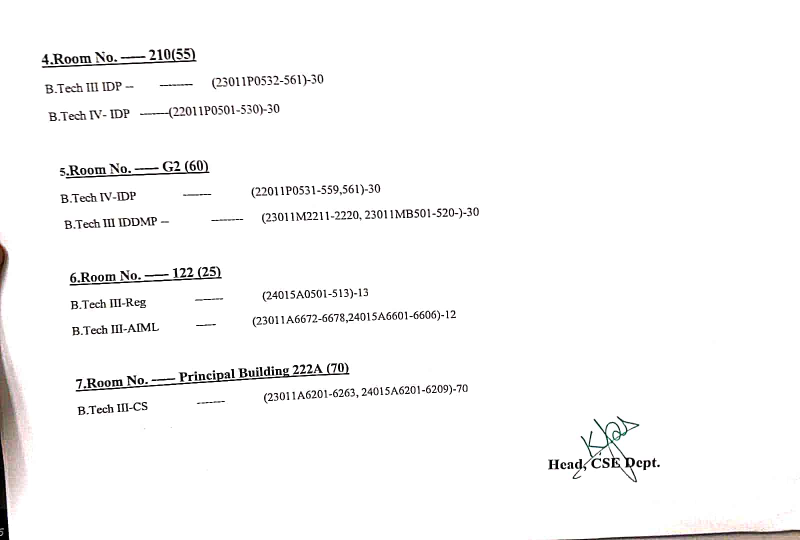
#> input picture extractor/scanned.jpeg, 1599 x 1080 px (shown at 1/2 size)
$ python main.py
#> lines starting #> are read from the running program, lines starting #| are printed output that depends on the picture; after the words box and inside, x2 and y2 are one past the last pixel; in counts of white or black regions, pixels touching at a corner belong together; long printed decimals are rounded
### extractor/sign_extractor.py


import cv2
import matplotlib.pyplot as plt
from skimage import measure, morphology
from skimage.color import label2rgb
from skimage.measure import regionprops
import numpy as np

# the parameters are used to remove small size connected pixels outliar
constant_parameter_1 = 84
constant_parameter_2 = 250
constant_parameter_3 = 100

# the parameter is used to remove big size connected pixels outliar
constant_parameter_4 = 18

# read the input image
img = cv2.imread('scanned.jpeg', 0)
if img is None:
    print("❌ Image not found")
    exit()
img = cv2.threshold(img, 127, 255, cv2.THRESH_BINARY)[1]  # ensure binary
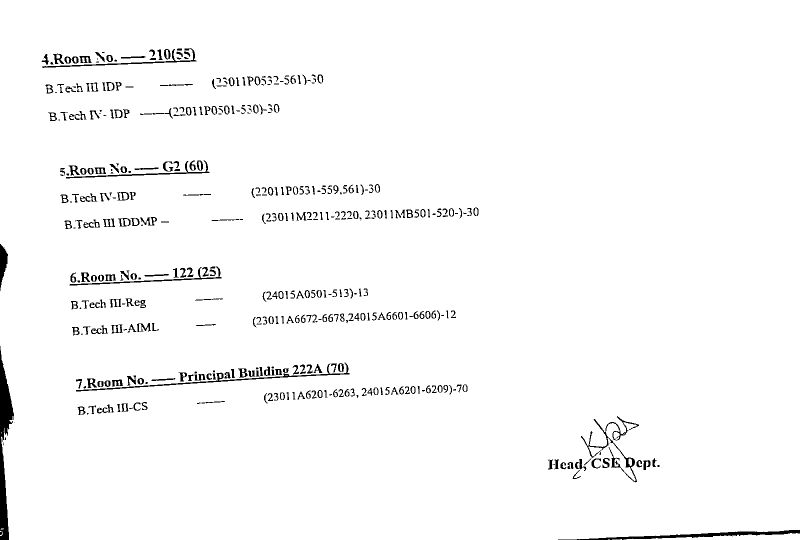
#> img: shape (1080, 1599) (shown at 1/2 size); 97.6% white; 448 black regions (97 under 20 px), largest, box (x1, y1, x2, y2) and area: (0, 692, 28, 1080) 4969, (1116, 1060, 1599, 1080) 2529, (152, 725, 699, 783) 1807

# connected component analysis by scikit-learn framework
blobs = img > img.mean()
blobs_labels = measure.label(blobs, background=1)
#> blobs_labels: shape (1080, 1599) int32; 449 distinct labels, from 0 to 448
image_label_overlay = label2rgb(blobs_labels, image=img)
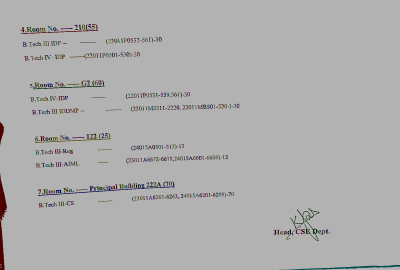
#> image_label_overlay: shape (1080, 1599, 3) float64 (shown at 1/4 size); mean R, G, B 0.687, 0.686, 0.686

fig, ax = plt.subplots(figsize=(10, 6))

'''
# plot the connected components (for debugging)
ax.imshow(image_label_overlay)
ax.set_axis_off()
plt.tight_layout()
plt.show()
'''

the_biggest_component = 0
total_area = 0
counter = 0
average = 0.0
for region in regionprops(blobs_labels):
    if (region.area > 10):
        total_area = total_area + region.area
        counter = counter + 1
    # print region.area # (for debugging)
    # take regions with large enough areas
    if (region.area >= 250):
        if (region.area > the_biggest_component):
            the_biggest_component = region.area
#> this loop made 448 passes
#> (total_area, the_biggest_component) on pass 1: (1059, 1059)
#> after the loop, counter = 424; the_biggest_component = 4969; total_area = 41978

average = (total_area/counter)
#> average = 99
print("the_biggest_component: " + str(the_biggest_component))
#| the_biggest_component: 4969.0
print("average: " + str(average))
#| average: 99.005

# experimental-based ratio calculation, modify it for your cases
# a4_small_size_outliar_constant is used as a threshold value to remove connected outliar connected pixels
# are smaller than a4_small_size_outliar_constant for A4 size scanned documents
a4_small_size_outliar_constant = ((average/constant_parameter_1)*constant_parameter_2)+constant_parameter_3
#> a4_small_size_outliar_constant = 394.7
print("a4_small_size_outliar_constant: " + str(a4_small_size_outliar_constant))
#| a4_small_size_outliar_constant: 394.657

# experimental-based ratio calculation, modify it for your cases
# a4_big_size_outliar_constant is used as a threshold value to remove outliar connected pixels
# are bigger than a4_big_size_outliar_constant for A4 size scanned documents
a4_big_size_outliar_constant = a4_small_size_outliar_constant*constant_parameter_4
#> a4_big_size_outliar_constant = 7103.8
print("a4_big_size_outliar_constant: " + str(a4_big_size_outliar_constant))
#| a4_big_size_outliar_constant: 7103.824

# remove the connected pixels are smaller than a4_small_size_outliar_constant
pre_version = morphology.remove_small_objects(blobs_labels, a4_small_size_outliar_constant)
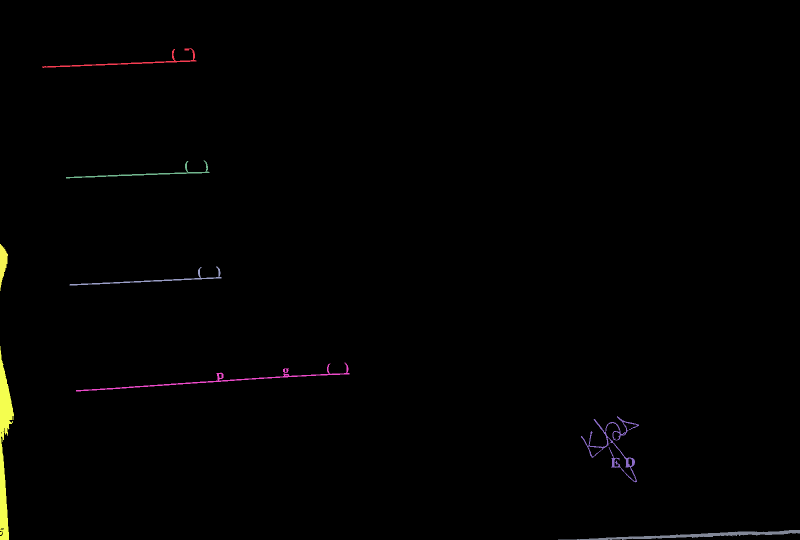
#> pre_version: shape (1080, 1599) int32 (shown at 1/2 size); 9 distinct labels, from 0 to 448; one colour per label, 0 black
# remove the connected pixels are bigger than threshold a4_big_size_outliar_constant
# to get rid of undesired connected pixels such as table headers and etc.
component_sizes = np.bincount(pre_version.ravel())
#> component_sizes = 449 values, max 1712141 at index 0, min 0 at index 2, mean 3846.1
too_small = component_sizes > (a4_big_size_outliar_constant)
too_small_mask = too_small[pre_version]
pre_version[too_small_mask] = 0
# save the the pre-version which is the image is labelled with colors
# as considering connected components
plt.imsave('pre_version.png', pre_version)
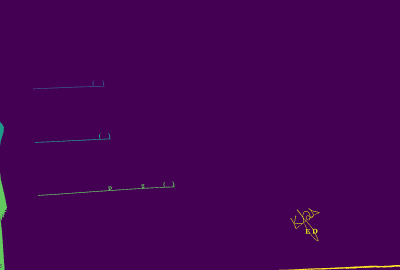
#> saved as pre_version.png: shape (1080, 1599, 3) (shown at 1/4 size); mean R, G, B 68.5, 2.5, 84

# read the pre-version
img = cv2.imread('pre_version.png', 0)
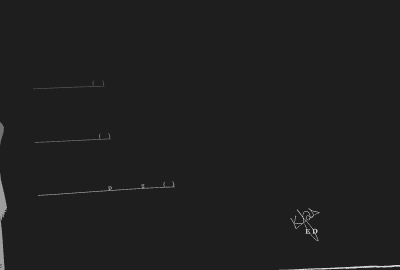
#> img: shape (1080, 1599) (shown at 1/4 size); min 30, max 215, mean 31.1
# ensure binary
img = cv2.threshold(img, 0, 255, cv2.THRESH_BINARY_INV | cv2.THRESH_OTSU)[1]
#> img: shape (1080, 1599); 99.3% white; 6 black regions, box (x1, y1, x2, y2) and area: (0, 692, 28, 1080) 4969, (1116, 1060, 1599, 1080) 2529, (152, 725, 699, 783) 1807, (1162, 832, 1278, 965) 1662, (139, 533, 443, 571) 969, (0, 488, 16, 582) 832
#> further down, source_image is the input picture: shape (1080, 1599, 3); mean B, G, R 248.4, 248.5, 248.8
# save the the result
cv2.imwrite("./outputs/output.png", img)

### extractor/dewapper.py

import cv2
import imutils
import numpy as np
from utils.transform import four_point_transform


def dewarp_book(image):
    """Fix and image warp (dewarp an image).

    Parameters
    ----------
    image : numpy ndarray
        The input image.

    Returns
    -------
    numpy ndarray
        The dewarped image.

    """
    # get input image ration to keep best output resolution quality
    ratio = image.shape[0] / 500.0
    # copy source image for filter operations
    orig = image.copy()
    # resize the input image
    image = imutils.resize(image, height=500)

    # convert rgb input image to grayscale
    gray = cv2.cvtColor(image, cv2.COLOR_BGR2GRAY)
    gray = cv2.GaussianBlur(gray, (5, 5), 0)
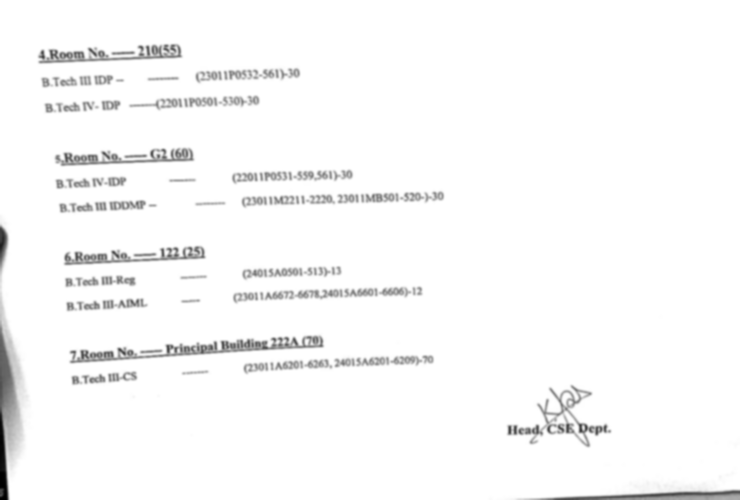
#> gray: shape (500, 740); min 0, max 255, mean 248.6

    # sigma parameter is used for automatic Canny edge detection
    sigma = 0.33

    # compute the median of the single channel pixel intensities
    v = np.median(image)
#> v = 255

    # apply automatic Canny edge detection using the computed median
    lower = int(max(0, (1.0 - sigma) * v))
#> lower = 170
    upper = int(min(255, (1.0 + sigma) * v))
#> upper = 255
    edged = cv2.Canny(image, lower, upper)
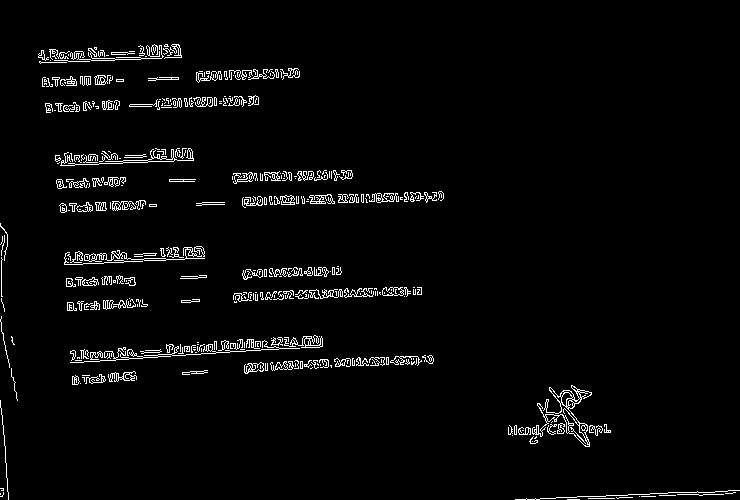
#> edged: shape (500, 740); 3% white in thin lines or dots

    # perform dilate morphological filter to connect teh image pixel points
    '''kernel = np.ones((5,5),np.uint8)
    edged = cv2.dilate(edged,kernel,iterations = 1)'''

    # find contours
    cnts = cv2.findContours(edged.copy(), cv2.RETR_LIST,
                            cv2.CHAIN_APPROX_SIMPLE)
#> cnts = 719 contours, 593 with area under 20; largest, box (x1, y1, x2, y2) and area: (532, 385, 592, 447) 670, (84, 247, 205, 262) 216, (60, 148, 194, 166) 216, (284, 335, 323, 348) 141, (382, 287, 404, 296) 140
    cnts = imutils.grab_contours(cnts)
    cnts = sorted(cnts, key=cv2.contourArea, reverse=True)[:5]
#> cnts = 5 contours; box (x1, y1, x2, y2) and area: (532, 385, 592, 447) 670, (84, 247, 205, 262) 216, (60, 148, 194, 166) 216, (284, 335, 323, 348) 141, (382, 287, 404, 296) 140
    # loop over the contours
    for c in cnts:
        peri = cv2.arcLength(c, True)
        approx = cv2.approxPolyDP(c, 0.02 * peri, True)

        if len(approx) == 4:
            screenCnt = approx
            break
#> this loop made 5 passes
#> peri on passes 1 to 5: 715.2, 462.9, 505.2, 242, 67.7
    # apply the four point transform for book dewarping
    warped = four_point_transform(orig, screenCnt.reshape(4, 2) * ratio)
    return warped

### extractor/color_correlation.py
"""Adjust the brightness and contrast of an image."""
import cv2

contrast = 0
brightness = 0

def funcBrightContrast(img, bright=0):
    """Adjust the image contrast/brightness.

    Parameters
    ----------
    img : numpy ndarray
        The input image.
    bright : int
        The brightness level.

    Returns
    -------
    numpy ndarray
        The image whose brightness/contrast is adjusted.

    """
    effect = apply_brightness_contrast(img, bright, contrast)
    # save the final output image
    # cv2.imwrite("./outputs/" + output_img, effect)
    return effect


def apply_brightness_contrast(input_img, brightness=255, contrast=127):
    """Perform the color correction of an input image.

    Parameters
    ----------
    input_img : numpy ndarray
        The input image.
    brightness : int
        the brightness level.
    contrast : int
        the contrast level.

    Returns
    -------
    numpy ndarray
        The image whose brightness is adjusted .

    """
    brightness = 80
    contrast = 60

    # if brightness is not equal to 0
    if (brightness != 0):
        if (brightness > 0):
            shadow = brightness
            highlight = 255
        else:
            shadow = 0
            highlight = 255 + brightness
        # calculating the alpha value
        alpha_b = (highlight - shadow) / 255
        # set the gamma value
        gamma_b = shadow
        # to change the brightness in order to use the cv2.addWeighted()
        buf = cv2.addWeighted(input_img, alpha_b, input_img, 0, gamma_b)
    else:
        buf = input_img.copy()
    # if contrast does not equal 0
    if contrast != 0:
        f = float(131 * (contrast + 127)) / (127 * (131 - contrast))
        # calculating the alpha value
        alpha_c = f
        # set the gamma value
        gamma_c = 127*(1-f)
        # to change the contrast in order to use the cv2.addWeighted()
        buf = cv2.addWeighted(buf, alpha_c, buf, 0, gamma_c)
    # return color corrected image
    return buf

### extractor/unsharpen.py

import cv2

def unsharpen_mask(image):
    """Soften an input image.

    Parameters
    ----------
    image : numpy ndarray
        The input image.

    Returns
    -------
    numpy ndarray
        The soften image.

    """
    # perform GaussianBlur filter to use it in unsharpening mask
    gaussian_3 = cv2.GaussianBlur(image, (9, 9), 10.0)
    # calculates the weighted sum of two arrays (source image and GaussianBlur
    # filter) to perform unsharpening mask
    unsharp_image = cv2.addWeighted(image, 1.5, gaussian_3, -0.5, 0, image)
    # return unsharpened image
    return unsharp_image

### extractor/main.py

import color_correlation
import cv2
import dewapper
import sign_extractor
import unsharpen

source_image = cv2.imread("scanned.jpeg")
img = 0
try:
    # read the source input image and call the dewarp_book function
    # to perform cropping with the margin and book dewarping
    img = dewapper.dewarp_book(source_image)
    cv2.imwrite("step 1 - page_dewarped.jpg", img)
    print("- step1 (cropping with the argins + book dewarpping): OK")
except Exception as e:
    print("type error: " + str(e))
    print("ERROR IN CROPPING & BOOK DEWARPING! PLEASE CHECK LIGTHNING,"
          " SHADOW, ZOOM LEVEL AND ETC. OF YOUR INPUT BOOK IMAGE!")
try:
    # call the unsharpen_mask method to perform signature extraction
    img = sign_extractor.extract_signature(cv2.cvtColor(img,
                                                cv2.COLOR_BGR2GRAY))
    cv2.imwrite("step 2 - signature_extracted.jpg", img)
    print("- step2 (signature extractor): OK")
except Exception as e:
    print("type error: " + str(e))
    print("ERROR IN SIGNATURE EXTRACTION! PLEASE CHECK LIGTHNING, SHADOW,"
          " ZOOM LEVEL AND ETC. OF YOUR INPUT BOOK IMAGE!")
try:
    # call the unsharpen_mask method to perform unsharpening mask
    unsharpen.unsharpen_mask(img)
    cv2.imwrite("step 3 - unsharpen_mask.jpg", img)
    print("- step3 (unsharpening mask): OK")
except Exception as e:
    print("type error: " + str(e))
    print("ERROR IN BOOK UNSHARPING MASK! PLEASE CHECK LIGTHNING, SHADOW,"
          " ZOOM LEVEL AND ETC. OF YOUR INPUT BOOK IMAGE!")
try:
    # call the funcBrightContrast method to perform color correction
    img = color_correlation.funcBrightContrast(img)
    cv2.imwrite("step 4 - color_correlated.jpg", img)
    print("- step4 (color correlation): OK")
except Exception as e:
    print("type error: " + str(e))
    print("ERROR IN BOOK COLOR CORRELATION! PLEASE CHECK LIGTHNING, SHADOW,"
          " ZOOM LEVEL AND ETC. OF YOUR INPUT BOOK IMAGE!")

cv2.imwrite("output.jpg", img)

$ run again, with extractor/inputs/in1.jpg copied over extractor/scanned.jpeg
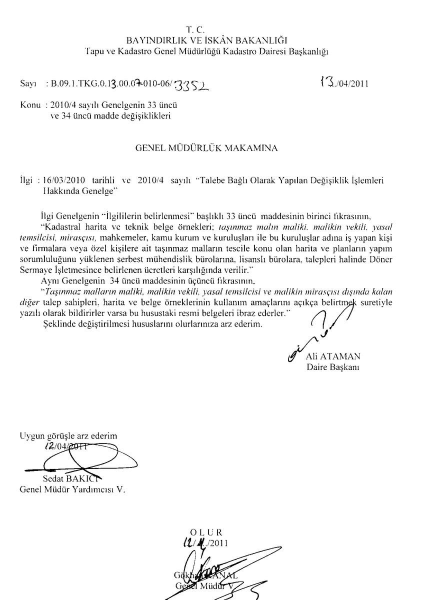
#> input picture extractor/inputs/in1.jpg, 852 x 1200 px (shown at 1/2 size)
#> img is the input picture: shape (1200, 852); min 0, max 255, mean 245.3
#> blobs: shape (1200, 852) bool; 96.6% white; black in thin lines or dots, all inside (x1, y1, x2, y2) = (40, 53, 784, 1200)
#> blobs_labels: shape (1200, 852) int32; 2391 distinct labels, from 0 to 2390
#> `image_label_overlay = label2rgb(blobs_labels, image=img)`:
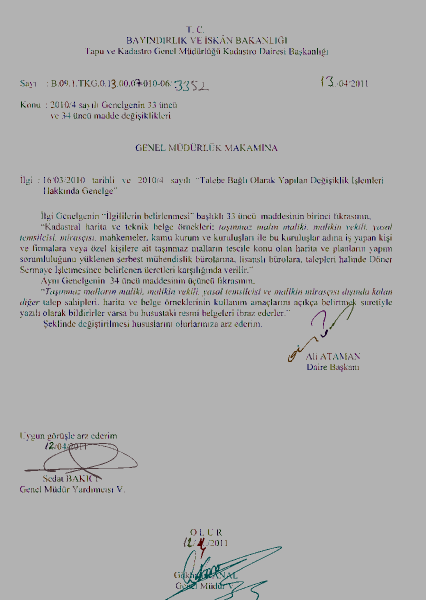
#> image_label_overlay: shape (1200, 852, 3) float64 (shown at 1/2 size); mean R, G, B 0.682, 0.681, 0.681
#> the loop `for region in regionprops(blobs_labels):` made 2390 passes
#> total_area on passes 2, 4, 12, 13, 15, 16, 17, 18: 24, 47, 95, 119, 146, 173, 191, 213
#> after the loop `for region in regionprops(blobs_labels):`: counter = 1365; the_biggest_component = 2501; total_area = 31116
#> average = 22.8
#| the_biggest_component: 2501.0
#| average: 22.796
#> a4_small_size_outliar_constant = 167.8
#| a4_small_size_outliar_constant: 167.844
#> a4_big_size_outliar_constant = 3021.2
#| a4_big_size_outliar_constant: 3021.193
#> pre_version: shape (1200, 852) int32; 6 distinct labels, from 0 to 2358
#> component_sizes = 2359 values, max 1017735 at index 0, min 0 at index 1, mean 433.4
#> too_small_mask: shape (1200, 852) bool; 99.5% white; black in thin lines or dots, all inside (x1, y1, x2, y2) = (49, 598, 712, 1200)
#> v = 255
#> lower = 170
#> upper = 255
#> in dewarp_book, `edged = cv2.Canny(image, lower, upper)`:
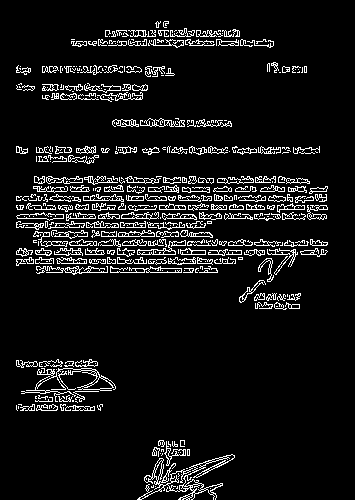
#> edged: shape (500, 355); 8% white in thin lines or dots, all inside (x1, y1, x2, y2) = (16, 21, 328, 500)
#> in dewarp_book, `cnts = cv2.findContours(edged.copy(), cv2.RETR_LIST, cv2.CHAIN_APPROX_..`: cnts = 889 contours, 656 with area under 20; largest, box (x1, y1, x2, y2) and area: (137, 454, 235, 500) 1030, (167, 466, 197, 492) 259, (137, 240, 186, 255) 220, (21, 368, 116, 402) 196, (16, 212, 64, 221) 196
#> in dewarp_book, `cnts = sorted(cnts, key=cv2.contourArea, reverse=True)[:5]`: cnts = 5 contours; box (x1, y1, x2, y2) and area: (137, 454, 235, 500) 1030, (167, 466, 197, 492) 259, (137, 240, 186, 255) 220, (21, 368, 116, 402) 196, (16, 212, 64, 221) 196
#> the loop in dewarp_book, `for c in cnts:` made 5 passes
#> peri on passes 1 to 5: 949.4, 194.7, 153, 827.4, 109.7
